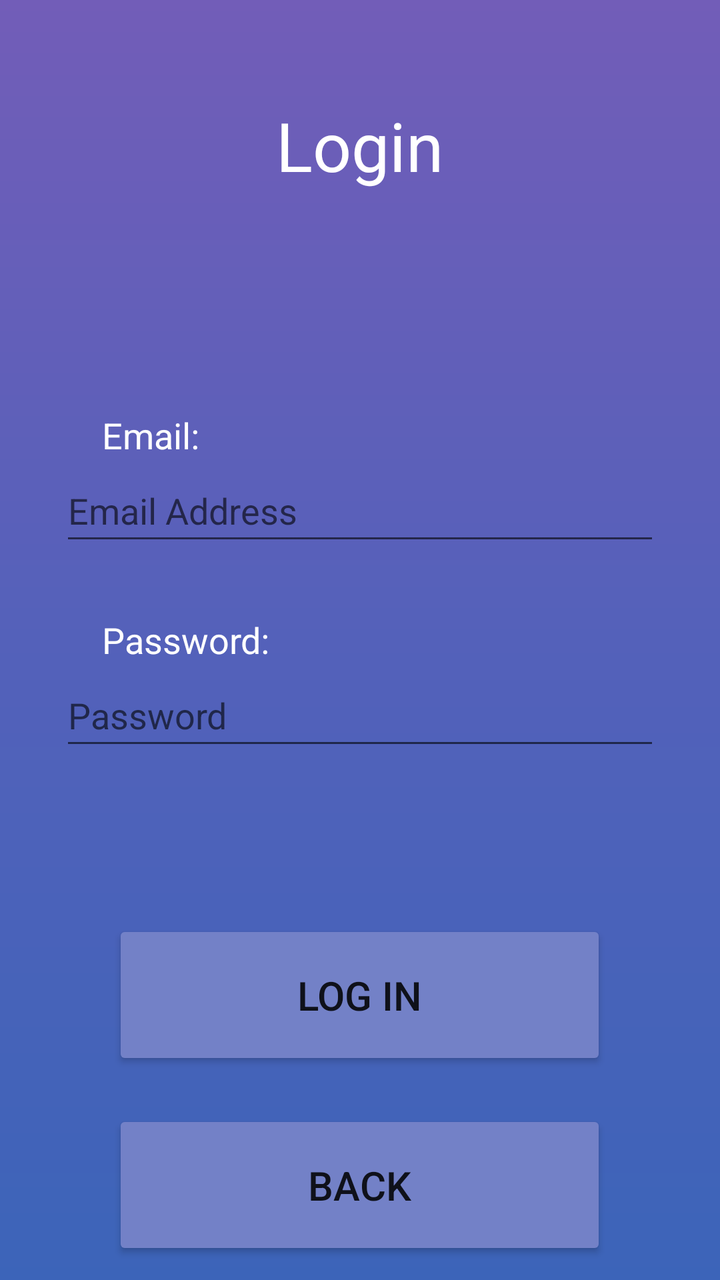
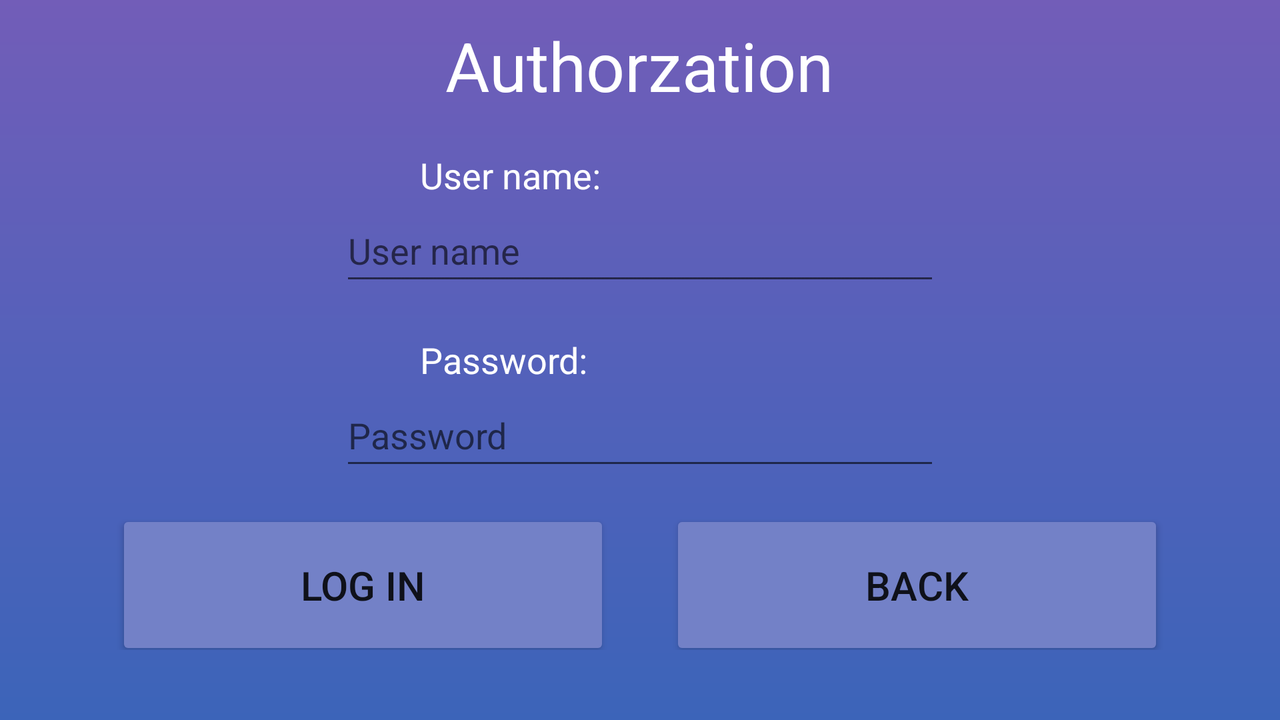

Compare how this app lays out the same screen by default and in its alternative resource folder. The renders come first, then the two layout files and the values they reference.
<!-- AndroidManifest.xml: application theme Theme.RoommateShopping -->
<!-- res/layout/fragment_login.xml -->
<?xml version="1.0" encoding="utf-8"?>
<LinearLayout xmlns:android="http://schemas.android.com/apk/res/android"
    xmlns:app="http://schemas.android.com/apk/res-auto"
    xmlns:tools="http://schemas.android.com/tools"
    android:id="@+id/linearLayout"
    android:layout_width="match_parent"
    android:layout_height="match_parent"
    android:background="@drawable/gradient"
    android:orientation="vertical"
    tools:context=".LoginFragment">

    <TextView
        android:id="@+id/textView4"
        android:layout_width="wrap_content"
        android:layout_height="wrap_content"
        android:layout_gravity="center_horizontal"
        android:layout_marginTop="50dp"
        android:text="Login"
        android:textColor="#FFFFFF"
        android:textSize="34sp" />

    <TextView
        android:id="@+id/textView2"
        android:layout_width="wrap_content"
        android:layout_height="wrap_content"
        android:layout_marginLeft="51dp"
        android:layout_marginTop="110dp"
        android:text="Email: "
        android:textColor="#FFFFFF"
        android:textSize="18sp" />

    <EditText
        android:id="@+id/loginEmail"
        android:layout_width="300dp"
        android:layout_height="48dp"
        android:layout_gravity="center_horizontal"
        android:ems="10"
        android:hint="Email Address"
        android:inputType="textPersonName"
        android:textColor="#FFFFFF" />

    <TextView
        android:id="@+id/textView3"
        android:layout_width="wrap_content"
        android:layout_height="wrap_content"
        android:layout_marginLeft="51dp"
        android:layout_marginTop="30dp"
        android:text="Password:"
        android:textAlignment="viewStart"
        android:textColor="#FFFFFF"
        android:textSize="18sp" />

    <EditText
        android:id="@+id/loginPassword"
        android:layout_width="300dp"
        android:layout_height="48dp"
        android:layout_gravity="center_horizontal"
        android:ems="10"
        android:hint="Password"
        android:inputType="textPassword" />

    <Button
        android:id="@+id/loginLogin"
        android:layout_width="247dp"
        android:layout_height="75dp"
        android:layout_gravity="center_horizontal"
        android:layout_marginTop="80dp"
        android:backgroundTint="#7381c7"
        android:text="Log in"
        android:textSize="20sp"
        app:cornerRadius="50dp" />

    <Button
        android:id="@+id/loginBack"
        android:layout_width="247dp"
        android:layout_height="75dp"
        android:layout_gravity="center_horizontal"
        android:layout_marginTop="20dp"
        android:backgroundTint="#7381c7"
        android:text="Back"
        android:textSize="20sp"
        app:cornerRadius="50dp" />

</LinearLayout>
<!-- resources referenced by this layout -->
<resources>
  <!-- drawable gradient (drawable) -->
  <?xml version="1.0" encoding="utf-8"?>
  <shape xmlns:android="http://schemas.android.com/apk/res/android"
      android:shape="rectangle">
      <gradient android:startColor="#725DB8"
          android:centerColor="#5461BA"
          android:endColor="#3C64B9"
          android:angle="-90" />
  </shape>
  <style name="Theme.RoommateShopping" parent="Theme.MaterialComponents.DayNight.NoActionBar">
          
          <item name="colorPrimary">@color/purple_500</item>
          <item name="colorPrimaryVariant">@color/purple_700</item>
          <item name="colorOnPrimary">@color/white</item>
          
          <item name="colorSecondary">@color/teal_200</item>
          <item name="colorSecondaryVariant">@color/teal_700</item>
          <item name="colorOnSecondary">@color/black</item>
          
          <item name="android:statusBarColor">?attr/colorPrimaryVariant</item>
          
      </style>
</resources>
<!-- res/layout-land/fragment_login.xml (the author's variant of the layout above) -->
<!-- drawn on the phone turned sideways -->
<?xml version="1.0" encoding="utf-8"?>
<LinearLayout xmlns:android="http://schemas.android.com/apk/res/android"
    xmlns:app="http://schemas.android.com/apk/res-auto"
    xmlns:tools="http://schemas.android.com/tools"
    android:id="@+id/linearLayout"
    android:layout_width="match_parent"
    android:layout_height="match_parent"
    android:background="@drawable/gradient"
    android:orientation="vertical"
    tools:context=".LoginFragment">

    

    <TextView
        android:id="@+id/textView4"
        android:layout_width="wrap_content"
        android:layout_height="wrap_content"
        android:layout_gravity="center_horizontal"
        android:layout_marginTop="10dp"
        android:text="Authorzation"
        android:textColor="#FFFFFF"
        android:textSize="34sp" />

    <TextView
        android:id="@+id/textView2"
        android:layout_width="wrap_content"
        android:layout_height="wrap_content"
        android:layout_marginLeft="210dp"
        android:layout_marginTop="20dp"
        android:text="User name: "
        android:textColor="#FFFFFF"
        android:textSize="18sp" />

    <EditText
        android:id="@+id/loginEmail"
        android:layout_width="300dp"
        android:layout_height="48dp"
        android:textColor="#FFFFFF"
        android:layout_gravity="center_horizontal"
        android:ems="10"
        android:hint="User name"
        android:inputType="textPersonName" />

    <TextView
        android:id="@+id/textView3"
        android:layout_width="wrap_content"
        android:layout_height="wrap_content"
        android:layout_marginLeft="210dp"
        android:layout_marginTop="20dp"
        android:text="Password:"
        android:textAlignment="viewStart"
        android:textColor="#FFFFFF"
        android:textSize="18sp" />

    <EditText
        android:id="@+id/loginPassword"
        android:layout_width="300dp"
        android:layout_height="48dp"
        android:layout_gravity="center_horizontal"
        android:ems="10"
        android:hint="Password"
        android:inputType="textPassword" />

    <LinearLayout
        android:layout_width="match_parent"
        android:layout_height="wrap_content"
        android:gravity="center">

        <Button
            android:id="@+id/loginLogin"
            android:layout_width="247dp"
            android:layout_height="75dp"
            android:layout_gravity="center"
            android:layout_marginTop="10dp"
            android:layout_marginRight="30dp"
            android:backgroundTint="#7381c7"
            android:text="Log in"
            android:textSize="20sp"
            app:cornerRadius="50dp" />

        <Button
            android:id="@+id/loginBack"
            android:layout_width="247dp"
            android:layout_height="75dp"
            android:layout_gravity="center"
            android:layout_marginTop="10dp"
            android:backgroundTint="#7381c7"
            android:text="Back"
            android:textSize="20sp"
            app:cornerRadius="50dp" />
    </LinearLayout>

</LinearLayout>
